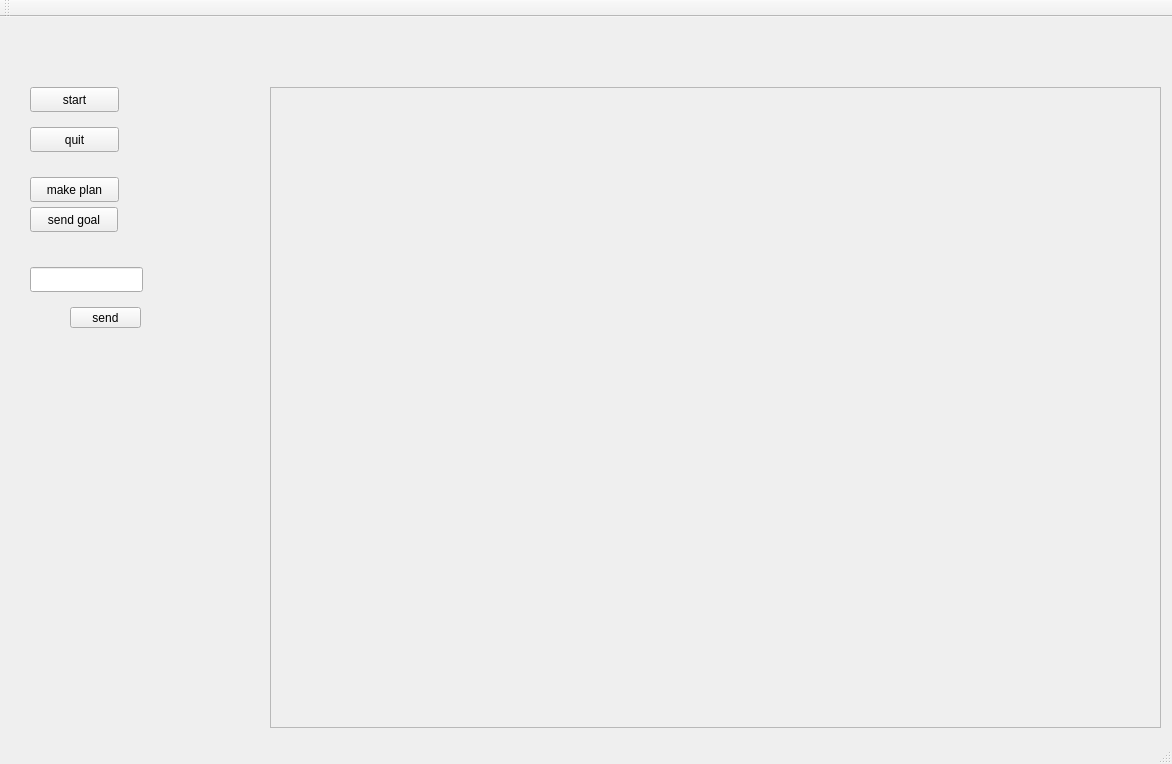
<?xml version="1.0" encoding="UTF-8"?>
<ui version="4.0">
 <class>MainWindow</class>
 <widget class="QMainWindow" name="MainWindow">
  <property name="geometry">
   <rect>
    <x>0</x>
    <y>0</y>
    <width>1172</width>
    <height>764</height>
   </rect>
  </property>
  <property name="windowTitle">
   <string>P3DX Navigation</string>
  </property>
  <widget class="QWidget" name="widget">
   <widget class="QScrollArea" name="scrollArea">
    <property name="geometry">
     <rect>
      <x>270</x>
      <y>70</y>
      <width>891</width>
      <height>641</height>
     </rect>
    </property>
    <property name="sizePolicy">
     <sizepolicy hsizetype="Ignored" vsizetype="Ignored">
      <horstretch>0</horstretch>
      <verstretch>0</verstretch>
     </sizepolicy>
    </property>
    <property name="verticalScrollBarPolicy">
     <enum>Qt::ScrollBarAsNeeded</enum>
    </property>
    <property name="widgetResizable">
     <bool>true</bool>
    </property>
    <widget class="QWidget" name="scrollAreaWidgetContents">
     <property name="geometry">
      <rect>
       <x>0</x>
       <y>0</y>
       <width>889</width>
       <height>639</height>
      </rect>
     </property>
     <property name="sizePolicy">
      <sizepolicy hsizetype="Ignored" vsizetype="Ignored">
       <horstretch>0</horstretch>
       <verstretch>0</verstretch>
      </sizepolicy>
     </property>
     <widget class="QLabel" name="label">
      <property name="geometry">
       <rect>
        <x>0</x>
        <y>0</y>
        <width>891</width>
        <height>641</height>
       </rect>
      </property>
      <property name="sizePolicy">
       <sizepolicy hsizetype="Ignored" vsizetype="Ignored">
        <horstretch>0</horstretch>
        <verstretch>0</verstretch>
       </sizepolicy>
      </property>
      <property name="text">
       <string/>
      </property>
      <property name="scaledContents">
       <bool>true</bool>
      </property>
     </widget>
    </widget>
   </widget>
   <widget class="QPushButton" name="start">
    <property name="geometry">
     <rect>
      <x>30</x>
      <y>70</y>
      <width>89</width>
      <height>25</height>
     </rect>
    </property>
    <property name="text">
     <string>start</string>
    </property>
   </widget>
   <widget class="QPushButton" name="quit">
    <property name="geometry">
     <rect>
      <x>30</x>
      <y>110</y>
      <width>89</width>
      <height>25</height>
     </rect>
    </property>
    <property name="text">
     <string>quit</string>
    </property>
   </widget>
   <widget class="QPushButton" name="send_goal">
    <property name="geometry">
     <rect>
      <x>30</x>
      <y>190</y>
      <width>88</width>
      <height>25</height>
     </rect>
    </property>
    <property name="text">
     <string>send goal</string>
    </property>
   </widget>
   <widget class="QLineEdit" name="goal">
    <property name="geometry">
     <rect>
      <x>30</x>
      <y>250</y>
      <width>113</width>
      <height>25</height>
     </rect>
    </property>
   </widget>
   <widget class="QPushButton" name="send">
    <property name="geometry">
     <rect>
      <x>70</x>
      <y>290</y>
      <width>71</width>
      <height>21</height>
     </rect>
    </property>
    <property name="text">
     <string>send</string>
    </property>
   </widget>
   <widget class="QPushButton" name="make_plan">
    <property name="geometry">
     <rect>
      <x>30</x>
      <y>160</y>
      <width>89</width>
      <height>25</height>
     </rect>
    </property>
    <property name="text">
     <string>make plan</string>
    </property>
   </widget>
  </widget>
  <widget class="QMenuBar" name="menuBar">
   <property name="geometry">
    <rect>
     <x>0</x>
     <y>0</y>
     <width>1172</width>
     <height>22</height>
    </rect>
   </property>
  </widget>
  <widget class="QToolBar" name="mainToolBar">
   <attribute name="toolBarArea">
    <enum>TopToolBarArea</enum>
   </attribute>
   <attribute name="toolBarBreak">
    <bool>false</bool>
   </attribute>
  </widget>
  <widget class="QStatusBar" name="statusBar"/>
 </widget>
 <layoutdefault spacing="6" margin="11"/>
 <resources/>
 <connections/>
</ui>
